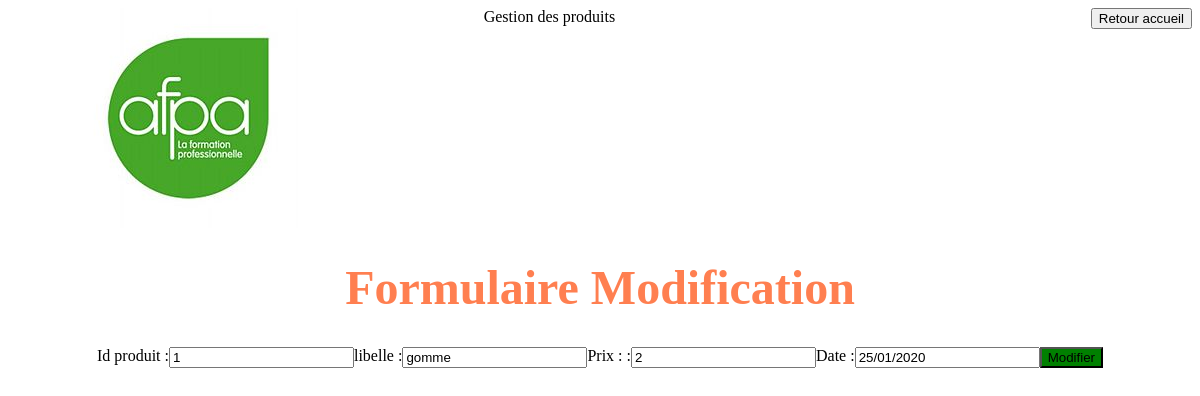
The app's page /PHPweb/CRUD/PHP/VIEW/FormModif.php?id=1 with its own data.
### tables this page shows
CREATE TABLE IF NOT EXISTS `produits` (
  `IdProduits` int(11) NOT NULL AUTO_INCREMENT,
  `libelle` varchar(50) NOT NULL,
  `prix` int(11) NOT NULL,
  `dateDePeremption` varchar(50) NOT NULL,
  PRIMARY KEY (`IdProduits`)
);

### PHPweb/CRUD/PHP/MODEL/ProduitsManager.Class.php (called while the page is built, shortened)
<?php
class ProduitsManager
{
    public static function findById($id)
    {
        $db = DbConnect::getDb() ;
        $id = (int) $id;
        $q = $db->query("SELECT * FROM produits WHERE idProduits =".$id);
        $results = $q->fetch(PDO::FETCH_ASSOC);
        if ($results != false)
        {
            return new Produits($results);
        }
        else
        {
            return false;
        }
    }
}

### PHPweb/CRUD/PHP/CONTROLLER/Produits.Class.php (called while the page is built, shortened)
<?php
class Produits
{
  private $_dateDePeremption;
  private $_libelle;
  private $_prix;
  private $_idProduits;
    public function hydrate($data)
    {
        foreach ($data as $key => $value)
        {
            $methode = "set" . ucfirst($key);
        }
    }
  public function getLibelle()
  {
    return $this->_libelle;
  }
  public function setLibelle($_libelle)
  {
    $this->_libelle = $_libelle;
    return $this;
  }
  public function getPrix()
  {
    return $this->_prix;
  }
  public function setPrix($_prix)
  {
    $this->_prix = $_prix;
    return $this;
  }
  public function getDateDePeremption()
  {
    return $this->_dateDePeremption;
  }
  public function setDateDePeremption($_dateDePeremption)
  {
    $this->_dateDePeremption = $_dateDePeremption;
    return $this;
  }
  public function getIdProduits()
  {
    return $this->_idProduits;
  }
  public function setIdProduits($_idProduits)
  {
    $this->_idProduits = $_idProduits;
    return $this;
  }
}

### PHPweb/CRUD/PHP/VIEW/FormModif.php (the view)
<?php
 include "Head.php";
 include "Header.php";
$obj = ProduitsManager::findById($_GET['id']);
echo'<h1 class="dp row center">Formulaire Modification</h1>
        <form class="dp row center" methode="post" action="Traitement.php">
            <label for="id">Id produit :</label>
            <input value="'.$obj->getIdProduits().'" neam="id" type="text" disable>
            <label for="libelle">libelle :</label>
            <input value="'.$obj->getLibelle().'" neam="libelle" type="text">
            <label for="prix">Prix : :</label>
            <input value='.$obj->getPrix().' neam="prix" type="text">
            <label for="date">Date :</label>
            <input value='.$obj->getDateDePeremption().' neam="date" type="text">
            <input class="green" type="submit" value="Modifier">
        </form>';
 include "Footer.php";

### PHPweb/CRUD/CSS/style.css (style rules this page uses)
body, header,div { display: flex; flex: 1; justify-content: center; }
.center { justify-content: center; }
.dp { display: flex; }
.colonne { flex-direction: column; }
.row { flex-flow: row; }
h1 { color: coral; font-size: 3em; justify-content: center; align-items: center; }
.green { background-color: green; }

### records on screen
produits: IdProduits "1", libelle "gomme", prix "2", dateDePeremption "25/01/2020"
